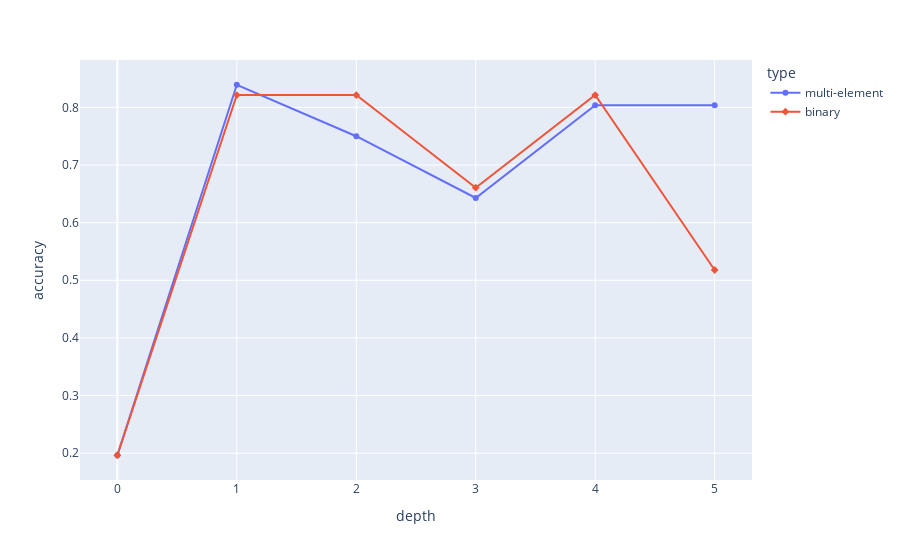

This figure's notebook cell:
### Code cell
fig = px.line(df, x='depth', y='accuracy', color='type', symbol='type')
fig.show()

### Figure 1 — Plotly figure (JSON) as saved in the notebook; plotly's stock layout.template omitted (floating-point values rounded to 4 significant figures)
{"data": [{"hovertemplate": "type=multi-element<br>depth=%{x}<br>accuracy=%{y}<extra></extra>", "legendgroup": "multi-element", "line": {"color": "#636efa", "dash": "solid"}, "marker": {"symbol": "circle"}, "mode": "markers+lines", "name": "multi-element", "orientation": "v", "showlegend": true, "type": "scatter", "x": [0, 1, 2, 3, 4, 5], "xaxis": "x", "y": [0.1964, 0.8393, 0.75, 0.6429, 0.8036, 0.8036], "yaxis": "y"}, {"hovertemplate": "type=binary<br>depth=%{x}<br>accuracy=%{y}<extra></extra>", "legendgroup": "binary", "line": {"color": "#EF553B", "dash": "solid"}, "marker": {"symbol": "diamond"}, "mode": "markers+lines", "name": "binary", "orientation": "v", "showlegend": true, "type": "scatter", "x": [0, 1, 2, 3, 4, 5], "xaxis": "x", "y": [0.1964, 0.8214, 0.8214, 0.6607, 0.8214, 0.5179], "yaxis": "y"}], "layout": {"legend": {"title": {"text": "type"}, "tracegroupgap": 0}, "margin": {"t": 60}, "xaxis": {"anchor": "y", "domain": [0, 1], "title": {"text": "depth"}}, "yaxis": {"anchor": "x", "domain": [0, 1], "title": {"text": "accuracy"}}}}
